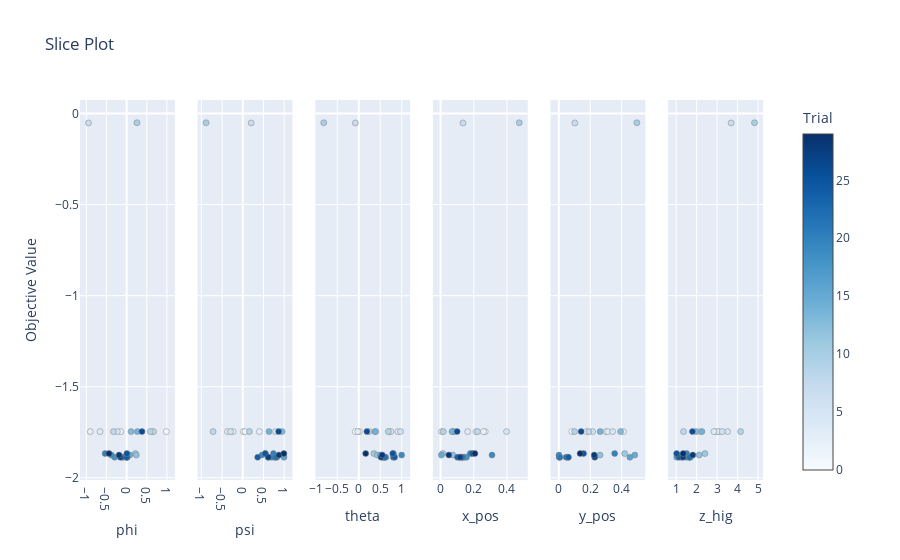

Notebook code for this chart:
### Markdown cell above
We can see that it converges in a few trials.

Also, let's visualize how each search parameter contributes to the adsorption energy.

### Code cell
optuna.visualization.plot_slice(study)

### Figure 1 — Plotly figure (JSON) as saved in the notebook; plotly's stock layout.template omitted (floating-point values rounded to 4 significant figures)
{"data": [{"marker": {"color": [0, 1, 2, 3, 4, 5, 6, 7, 8, 9, 10, 11, 12, 13, 14, 15, 16, 17, 18, 19, 20, 21, 22, 23, 24, 25, 26, 27, 28, 29], "colorbar": {"title": {"text": "Trial"}, "x": 1, "xpad": 40, "y": 0.5}, "colorscale": [[0, "rgb(247,251,255)"], [0.125, "rgb(222,235,247)"], [0.25, "rgb(198,219,239)"], [0.375, "rgb(158,202,225)"], [0.5, "rgb(107,174,214)"], [0.625, "rgb(66,146,198)"], [0.75, "rgb(33,113,181)"], [0.875, "rgb(8,81,156)"], [1, "rgb(8,48,107)"]], "line": {"color": "Grey", "width": 0.5}, "showscale": true}, "mode": "markers", "showlegend": false, "type": "scatter", "x": [0.6733, 0.9855, -0.1458, -0.9004, -0.6578, -0.2299, 0.6441, -0.945, -0.3275, 0.588, 0.257, 0.2164, 0.2402, 0.1099, 0.2671, 0.07699, 0.000932, -0.08132, -0.2975, -0.3783, -0.5331, -0.1181, 0.01087, 0.01134, -0.003841, 0.006008, 0.381, -0.1548, -0.1865, -0.4362], "xaxis": "x", "y": [-1.747, -1.747, -1.747, -1.747, -1.747, -1.747, -1.747, -0.05151, -1.747, -1.747, -0.05037, -1.867, -1.875, -1.747, -1.747, -1.875, -1.887, -1.887, -1.887, -1.875, -1.867, -1.887, -1.887, -1.887, -1.887, -1.867, -1.747, -1.887, -1.875, -1.867], "yaxis": "y"}, {"marker": {"color": [0, 1, 2, 3, 4, 5, 6, 7, 8, 9, 10, 11, 12, 13, 14, 15, 16, 17, 18, 19, 20, 21, 22, 23, 24, 25, 26, 27, 28, 29], "colorbar": {"title": {"text": "Trial"}, "x": 1, "xpad": 40}, "colorscale": [[0, "rgb(247,251,255)"], [0.125, "rgb(222,235,247)"], [0.25, "rgb(198,219,239)"], [0.375, "rgb(158,202,225)"], [0.5, "rgb(107,174,214)"], [0.625, "rgb(66,146,198)"], [0.75, "rgb(33,113,181)"], [0.875, "rgb(8,81,156)"], [1, "rgb(8,48,107)"]], "line": {"color": "Grey", "width": 0.5}, "showscale": false}, "mode": "markers", "showlegend": false, "type": "scatter", "x": [0.01266, 0.05601, -0.234, 0.4027, -0.3695, 0.7884, -0.2964, 0.2028, -0.7185, 0.1598, -0.8857, 0.5461, 0.9883, 0.9501, 0.6342, 0.9843, 0.9963, 0.8227, 0.6986, 0.4643, 0.742, 0.7657, 0.8031, 0.6152, 0.3601, 0.5441, 0.8666, 0.6196, 0.8751, 0.994], "xaxis": "x2", "y": [-1.747, -1.747, -1.747, -1.747, -1.747, -1.747, -1.747, -0.05151, -1.747, -1.747, -0.05037, -1.867, -1.875, -1.747, -1.747, -1.875, -1.887, -1.887, -1.887, -1.875, -1.867, -1.887, -1.887, -1.887, -1.887, -1.867, -1.747, -1.887, -1.875, -1.867], "yaxis": "y2"}, {"marker": {"color": [0, 1, 2, 3, 4, 5, 6, 7, 8, 9, 10, 11, 12, 13, 14, 15, 16, 17, 18, 19, 20, 21, 22, 23, 24, 25, 26, 27, 28, 29], "colorbar": {"title": {"text": "Trial"}, "x": 1, "xpad": 40}, "colorscale": [[0, "rgb(247,251,255)"], [0.125, "rgb(222,235,247)"], [0.25, "rgb(198,219,239)"], [0.375, "rgb(158,202,225)"], [0.5, "rgb(107,174,214)"], [0.625, "rgb(66,146,198)"], [0.75, "rgb(33,113,181)"], [0.875, "rgb(8,81,156)"], [1, "rgb(8,48,107)"]], "line": {"color": "Grey", "width": 0.5}, "showscale": false}, "mode": "markers", "showlegend": false, "type": "scatter", "x": [-0.08146, 0.01649, 0.7178, -0.02309, 0.9092, 0.7473, 0.9735, -0.07931, 0.2394, 0.6892, -0.8163, 0.3515, 0.4304, 0.3773, 0.3933, 0.5047, 0.5564, 0.5879, 0.6298, 0.999, 0.8081, 0.5942, 0.6089, 0.8059, 0.8359, 0.7925, 0.1901, 0.5206, 0.5481, 0.1611], "xaxis": "x3", "y": [-1.747, -1.747, -1.747, -1.747, -1.747, -1.747, -1.747, -0.05151, -1.747, -1.747, -0.05037, -1.867, -1.875, -1.747, -1.747, -1.875, -1.887, -1.887, -1.887, -1.875, -1.867, -1.887, -1.887, -1.887, -1.887, -1.867, -1.747, -1.887, -1.875, -1.867], "yaxis": "y3"}, {"marker": {"color": [0, 1, 2, 3, 4, 5, 6, 7, 8, 9, 10, 11, 12, 13, 14, 15, 16, 17, 18, 19, 20, 21, 22, 23, 24, 25, 26, 27, 28, 29], "colorbar": {"title": {"text": "Trial"}, "x": 1, "xpad": 40}, "colorscale": [[0, "rgb(247,251,255)"], [0.125, "rgb(222,235,247)"], [0.25, "rgb(198,219,239)"], [0.375, "rgb(158,202,225)"], [0.5, "rgb(107,174,214)"], [0.625, "rgb(66,146,198)"], [0.75, "rgb(33,113,181)"], [0.875, "rgb(8,81,156)"], [1, "rgb(8,48,107)"]], "line": {"color": "Grey", "width": 0.5}, "showscale": false}, "mode": "markers", "showlegend": false, "type": "scatter", "x": [0.2137, 0.2691, 0.2588, 0.00546, 0.1632, 0.3979, 0.08091, 0.1347, 0.2221, 0.01639, 0.4744, 0.01295, 0.07318, 0.07623, 0.06919, 0.004776, 0.1271, 0.1447, 0.1561, 0.31, 0.1789, 0.1341, 0.1298, 0.1121, 0.1022, 0.1926, 0.09992, 0.1178, 0.04957, 0.207], "xaxis": "x4", "y": [-1.747, -1.747, -1.747, -1.747, -1.747, -1.747, -1.747, -0.05151, -1.747, -1.747, -0.05037, -1.867, -1.875, -1.747, -1.747, -1.875, -1.887, -1.887, -1.887, -1.875, -1.867, -1.887, -1.887, -1.887, -1.887, -1.867, -1.747, -1.887, -1.875, -1.867], "yaxis": "y4"}, {"marker": {"color": [0, 1, 2, 3, 4, 5, 6, 7, 8, 9, 10, 11, 12, 13, 14, 15, 16, 17, 18, 19, 20, 21, 22, 23, 24, 25, 26, 27, 28, 29], "colorbar": {"title": {"text": "Trial"}, "x": 1, "xpad": 40}, "colorscale": [[0, "rgb(247,251,255)"], [0.125, "rgb(222,235,247)"], [0.25, "rgb(198,219,239)"], [0.375, "rgb(158,202,225)"], [0.5, "rgb(107,174,214)"], [0.625, "rgb(66,146,198)"], [0.75, "rgb(33,113,181)"], [0.875, "rgb(8,81,156)"], [1, "rgb(8,48,107)"]], "line": {"color": "Grey", "width": 0.5}, "showscale": false}, "mode": "markers", "showlegend": false, "type": "scatter", "x": [0.0833, 0.1756, 0.2997, 0.4114, 0.3109, 0.3424, 0.2147, 0.1021, 0.1908, 0.1001, 0.4967, 0.4193, 0.2624, 0.3932, 0.263, 0.4834, 0.4522, 0.005504, 0.002772, 0.001321, 0.3554, 0.006356, 0.04702, 0.05749, 0.06119, 0.1577, 0.1423, 0.2287, 0.2252, 0.1356], "xaxis": "x5", "y": [-1.747, -1.747, -1.747, -1.747, -1.747, -1.747, -1.747, -0.05151, -1.747, -1.747, -0.05037, -1.867, -1.875, -1.747, -1.747, -1.875, -1.887, -1.887, -1.887, -1.875, -1.867, -1.887, -1.887, -1.887, -1.887, -1.867, -1.747, -1.887, -1.875, -1.867], "yaxis": "y5"}, {"marker": {"color": [0, 1, 2, 3, 4, 5, 6, 7, 8, 9, 10, 11, 12, 13, 14, 15, 16, 17, 18, 19, 20, 21, 22, 23, 24, 25, 26, 27, 28, 29], "colorbar": {"title": {"text": "Trial"}, "x": 1, "xpad": 40}, "colorscale": [[0, "rgb(247,251,255)"], [0.125, "rgb(222,235,247)"], [0.25, "rgb(198,219,239)"], [0.375, "rgb(158,202,225)"], [0.5, "rgb(107,174,214)"], [0.625, "rgb(66,146,198)"], [0.75, "rgb(33,113,181)"], [0.875, "rgb(8,81,156)"], [1, "rgb(8,48,107)"]], "line": {"color": "Grey", "width": 0.5}, "showscale": false}, "mode": "markers", "showlegend": false, "type": "scatter", "x": [2.158, 3.086, 2.932, 3.038, 2.845, 3.514, 3.243, 3.683, 1.359, 4.146, 4.827, 2.404, 2.123, 1.965, 2.257, 1.127, 1.03, 1.69, 1.494, 1.05, 1.512, 1.619, 1.661, 1.256, 1.138, 1.022, 1.793, 1.335, 1.813, 1.341], "xaxis": "x6", "y": [-1.747, -1.747, -1.747, -1.747, -1.747, -1.747, -1.747, -0.05151, -1.747, -1.747, -0.05037, -1.867, -1.875, -1.747, -1.747, -1.875, -1.887, -1.887, -1.887, -1.875, -1.867, -1.887, -1.887, -1.887, -1.887, -1.867, -1.747, -1.887, -1.875, -1.867], "yaxis": "y6"}], "layout": {"autosize": true, "title": {"text": "Slice Plot"}, "xaxis": {"anchor": "y", "autorange": true, "domain": [0, 0.1389], "range": [-1.117, 1.158], "title": {"text": "phi"}, "type": "linear"}, "xaxis2": {"anchor": "y2", "autorange": true, "domain": [0.1722, 0.3111], "range": [-1.054, 1.164], "title": {"text": "psi"}, "type": "linear"}, "xaxis3": {"anchor": "y3", "autorange": true, "domain": [0.3444, 0.4833], "range": [-0.9784, 1.161], "title": {"text": "theta"}, "type": "linear"}, "xaxis4": {"anchor": "y4", "autorange": true, "domain": [0.5167, 0.6556], "range": [-0.03717, 0.5163], "title": {"text": "x_pos"}, "type": "linear"}, "xaxis5": {"anchor": "y5", "autorange": true, "domain": [0.6889, 0.8278], "range": [-0.04293, 0.541], "title": {"text": "y_pos"}, "type": "linear"}, "xaxis6": {"anchor": "y6", "autorange": true, "domain": [0.8611, 1], "range": [0.6826, 5.167], "title": {"text": "z_hig"}, "type": "linear"}, "yaxis": {"anchor": "x", "autorange": true, "domain": [0, 1], "range": [-2.039, 0.1012], "title": {"text": "Objective Value"}, "type": "linear"}, "yaxis2": {"anchor": "x2", "autorange": true, "domain": [0, 1], "matches": "y", "range": [-2.039, 0.1012], "showticklabels": false, "type": "linear"}, "yaxis3": {"anchor": "x3", "autorange": true, "domain": [0, 1], "matches": "y", "range": [-2.039, 0.1012], "showticklabels": false, "type": "linear"}, "yaxis4": {"anchor": "x4", "autorange": true, "domain": [0, 1], "matches": "y", "range": [-2.039, 0.1012], "showticklabels": false, "type": "linear"}, "yaxis5": {"anchor": "x5", "autorange": true, "domain": [0, 1], "matches": "y", "range": [-2.039, 0.1012], "showticklabels": false, "type": "linear"}, "yaxis6": {"anchor": "x6", "autorange": true, "domain": [0, 1], "matches": "y", "range": [-2.039, 0.1012], "showticklabels": false, "type": "linear"}}}
